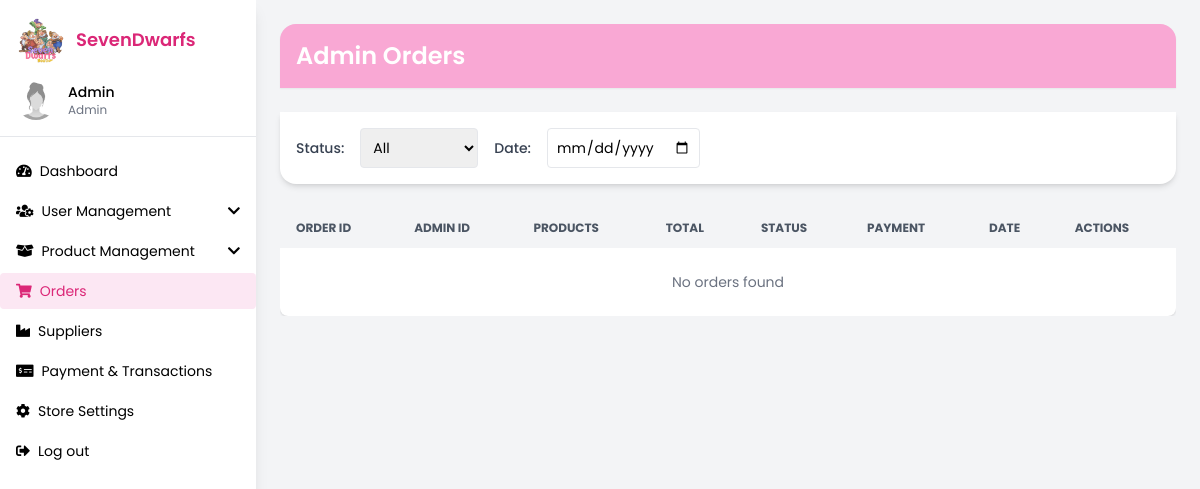
Page /orders.php on the earlier database version.
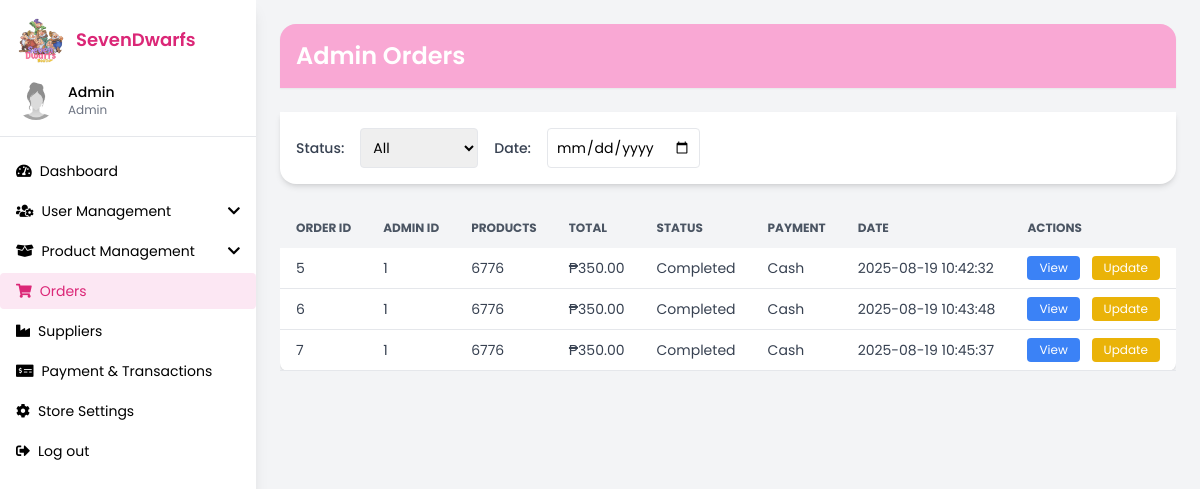
Same page on the later database version.
### tables this page shows
CREATE TABLE `orders` (
  `order_id` int(11) NOT NULL,
  `admin_id` int(10) UNSIGNED DEFAULT NULL,
  `customer_id` int(11) DEFAULT NULL,
  `total_amount` decimal(10,2) NOT NULL,
  `cash_given` decimal(10,2) DEFAULT NULL,
  `changes` decimal(10,2) NOT NULL,
  `order_status_id` int(11) DEFAULT NULL,
  `created_at` timestamp NOT NULL DEFAULT current_timestamp(),
  `product_id` int(11) NOT NULL,
  `payment_method_id` int(10) UNSIGNED DEFAULT NULL
);

CREATE TABLE `products` (
  `product_id` int(11) NOT NULL,
  `product_name` varchar(255) DEFAULT NULL,
  `description` text DEFAULT NULL,
  `price_id` int(11) DEFAULT NULL,
  `stocks` int(11) DEFAULT NULL,
  `category_id` int(11) DEFAULT NULL,
  `image_url` text DEFAULT NULL,
  `created_at` timestamp NOT NULL DEFAULT current_timestamp(),
  `supplier_id` int(11) DEFAULT NULL,
  `supplier_price` decimal(10,2) NOT NULL,
  `revenue` decimal(10,2) GENERATED ALWAYS AS (`price_id` - `supplier_price`) STORED,
  `sizes` varchar(255) DEFAULT NULL,
  `colors` varchar(255) DEFAULT NULL
);

CREATE TABLE `order_status` (
  `order_status_id` int(11) NOT NULL,
  `order_status_name` varchar(50) NOT NULL
);

CREATE TABLE `payment_methods` (
  `payment_method_id` int(10) UNSIGNED NOT NULL,
  `payment_method_name` varchar(50) NOT NULL
);

### orders.php (the view, shortened to what the changed rows need)
<?php
require 'conn.php';
$orders = [];
$sql = "SELECT
    o.order_id,
    o.admin_id AS order_by_id,
    p.product_name AS products,
    o.total_amount,
    os.order_status_name AS order_status,
    pm.payment_method_name AS payment_method,
    o.created_at
    FROM orders o
    LEFT JOIN products p ON o.product_id = p.product_id
    LEFT JOIN order_status os ON o.order_status_id = os.order_status_id
    LEFT JOIN payment_methods pm ON o.payment_method_id = pm.payment_method_id
    WHERE o.admin_id IS NOT NULL";
$result = $conn->query($sql);
if ($result->num_rows > 0) {
    while ($row = $result->fetch_assoc()) {
        $orders[] = $row;
    }
}
?><!DOCTYPE html>
<html lang="en">
<head>
  <script src="https://cdn.tailwindcss.com"></script>
  <link href="https://cdnjs.cloudflare.com/ajax/libs/font-awesome/5.15.3/css/all.min.css" rel="stylesheet"/>
</head>
<body class="bg-gray-100 text-sm">
<div class="flex min-h-screen">
  <div class="w-64 bg-white shadow-lg" x-data="{ userMenu: false, productMenu: false }">
    <div class="p-4 border-b">
      <div class="flex items-center gap-3">
        <h2 class="text-lg font-semibold text-pink-600">SevenDwarfs</h2>
      </div>
    </div>
    </div>
  <div class="flex-1 p-6 space-y-6">
    <div class="bg-pink-300 text-white p-4 rounded-t-2xl shadow-sm">
      <h1 class="text-2xl font-semibold">Admin Orders</h1>
    </div>
    <div class="overflow-x-auto">
      <table class="min-w-full bg-white shadow rounded-lg text-sm table-auto">
        <thead class="bg-gray-100 text-gray-600 uppercase text-xs">
          <tr>
            <th class="px-4 py-3 text-left">Order ID</th>
            <th class="px-4 py-3 text-left">Admin ID</th>
            <th class="px-4 py-3 text-left">Products</th>
            <th class="px-4 py-3 text-left">Total</th>
            <th class="px-4 py-3 text-left">Status</th>
            <th class="px-4 py-3 text-left">Payment</th>
            <th class="px-4 py-3 text-left">Date</th>
            <th class="px-4 py-3 text-left">Actions</th>
          </tr>
        </thead>
        <tbody class="text-gray-700">
          <?php if (!empty($orders)) {
            foreach ($orders as $order) { ?>
              <tr class="hover:bg-gray-50 transition">
                <td class="px-4 py-2 border-b"><?php echo $order['order_id']; ?></td>
                <td class="px-4 py-2 border-b"><?php echo $order['order_by_id']; ?></td>
                <td class="px-4 py-2 border-b"><?php echo $order['products']; ?></td>
                <td class="px-4 py-2 border-b">₱<?php echo $order['total_amount']; ?></td>
                <td class="px-4 py-2 border-b"><?php echo $order['order_status']; ?></td>
                <td class="px-4 py-2 border-b"><?php echo $order['payment_method']; ?></td>
                <td class="px-4 py-2 border-b"><?php echo $order['created_at']; ?></td>
                <td class="px-4 py-2 border-b space-x-2">
                  <button class="bg-blue-500 hover:bg-blue-600 text-white px-3 py-1 rounded text-xs transition">View</button>
                  <button class="bg-yellow-500 hover:bg-yellow-600 text-white px-3 py-1 rounded text-xs transition">Update</button>
                </td>
              </tr>
            <?php }
          } else { ?>
            <tr>
              <td colspan="8" class="text-center text-gray-500 py-6">No orders found</td>
            </tr>
          <?php } ?>
        </tbody>
      </table>
    </div>
  </div>
</div>
</body>
</html>

Differences in the rows shown:
added orders: order_id "5", admin "1", product.product_name "6776", total_amount "350.00", order_status.order_status_name "Completed", payment_method.payment_method_name "Cash", created_at "2025-08-19 10:42:32"
added orders: order_id "6", admin "1", product.product_name "6776", total_amount "350.00", order_status.order_status_name "Completed", payment_method.payment_method_name "Cash", created_at "2025-08-19 10:43:48"
added orders: order_id "7", admin "1", product.product_name "6776", total_amount "350.00", order_status.order_status_name "Completed", payment_method.payment_method_name "Cash", created_at "2025-08-19 10:45:37"
Other differences:
text no longer shown: "No orders found"
